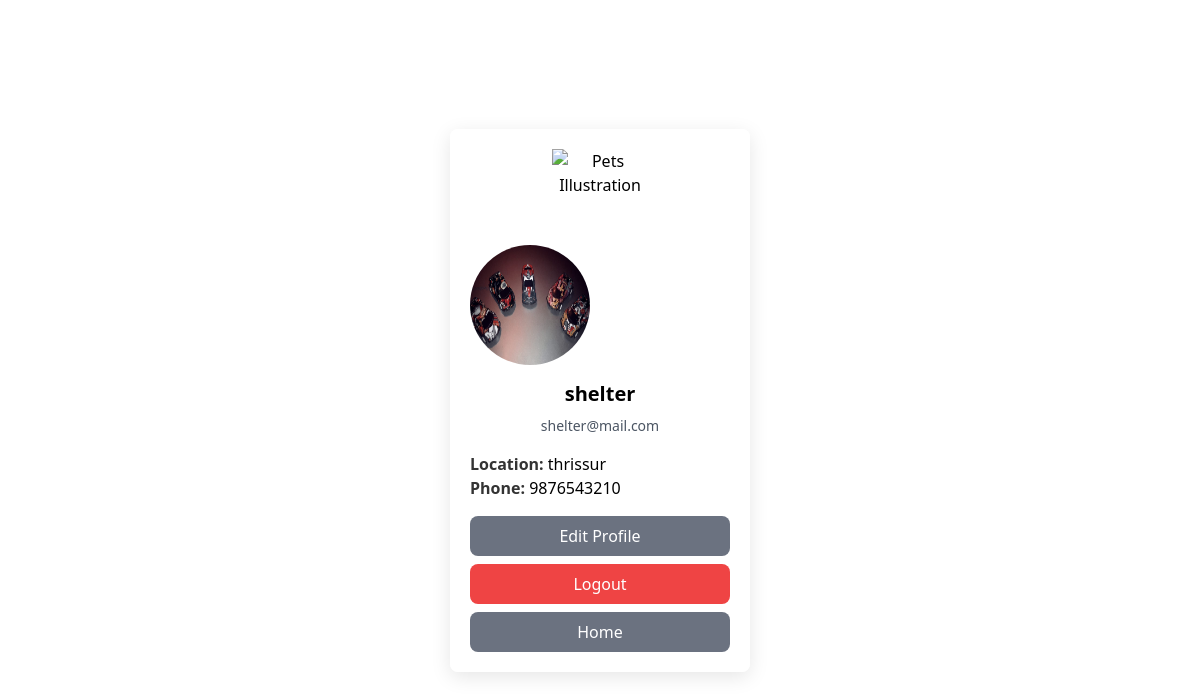
The app's page /shelterprofile/ (signed in) with its own data.
### petapp/models.py (models this page shows, shortened)
class Shelter(models.Model):
    name = models.CharField(max_length=200)
    email = models.EmailField(unique=True)
    password = models.CharField(max_length=100)
    location = models.CharField(max_length=50)
    phone = models.IntegerField()
    profile_pic = models.FileField(upload_to='profile', blank=True, null=True)
    available_slots = models.IntegerField(default=0)  # Number of available slots
    price_per_day = models.DecimalField(max_digits=10, decimal_places=2)  # Price per day

### petapp/views.py (the view)
# urls.py: path('shelterprofile/', views.shelterprofile, name='shelterprofile'),
def shelterprofile(request):
    email = request.session.get('email')
    if email is not None:
        try:
            user = Shelter.objects.get(email=email)
            return render(request, 'shelterprofile.html', {'user': user})
        except Shelter.DoesNotExist:
            messages.error(request, "User not found.")
            return redirect('shelterlogin')
    else:
        messages.warning(request, "You need to log in to access your profile.")
        return redirect('shelterlogin')

### petapp/templates/shelterprofile.html (shortened to what this page needs)
<!DOCTYPE html>
<html lang="en">
<head>
    {% load static %}
    <link href="https://cdn.jsdelivr.net/npm/tailwindcss@2.2.19/dist/tailwind.min.css" rel="stylesheet">
    <link rel="stylesheet" href="https://cdnjs.cloudflare.com/ajax/libs/font-awesome/6.0.0-beta3/css/all.min.css" />
</head>
<body class="flex items-center justify-center min-h-screen">
    <div class="card">
        <img src="https://png.pngtree.com/png-clipart/20220910/original/pngtree-pets-cat-and-dog-vector-png-image_8532344.png" alt="Pets Illustration" class="w-24 h-24 mx-auto">
        {% if user.profile_pic %}
        <img src="{{ user.profile_pic.url }}" alt="Profile Picture" class="profile-pic">
        {% else %}
        <img src="https://static.vecteezy.com/system/resources/previews/020/765/399/non_2x/default-profile-account-unknown-icon-black-silhouette-free-vector.jpg" alt="Default Profile Picture" class="profile-pic">
        {% endif %}
        <h2 class="text-xl font-semibold mb-2">{{ user.name }}</h2>
        <p class="text-sm text-gray-600 mb-4">{{ user.email }}</p>
        <div class="text-left">
            <p><span class="label">Location:</span> {{ user.location }}</p>
            <p><span class="label">Phone:</span> {{ user.phone }}</p>
        </div>
        <div class="mt-4">
            <button id="editProfileBtn" class="bg-gray-500 text-white px-4 py-2 rounded-lg w-full">Edit Profile</button>
            <a href="/logout/" class="bg-red-500 text-white px-4 py-2 rounded-lg w-full mt-2 inline-block">Logout</a>
            <a href="/shelterhome/" class="bg-gray-500 text-white px-4 py-2 rounded-lg w-full mt-2 inline-block">Home</a>
        </div>
    </div>
</body>
</html>

### petapp/templates/shelterprofile.html (style rules this page uses)
body { background: url("") no-repeat center center fixed; background-size:cover; }
.card { background: rgba(255, 255, 255, 0.8); padding: 20px; border-radius: 8px; box-shadow: 0 5px 20px rgba(0, 0, 0, 0.1); text-align: center; width: 300px; margin: auto; }
.profile-pic { width: 120px; height: 120px; border-radius: 50%; margin-bottom: 15px; }
.label { font-weight: 600; font-size: 1rem; color: #333; }
.bg-gray-500 { background-color: #6b7280; }

### records on screen
Shelter: profile_pic (picture), name "shelter", email "shelter@mail.com", location "thrissur", phone "9876543210"
